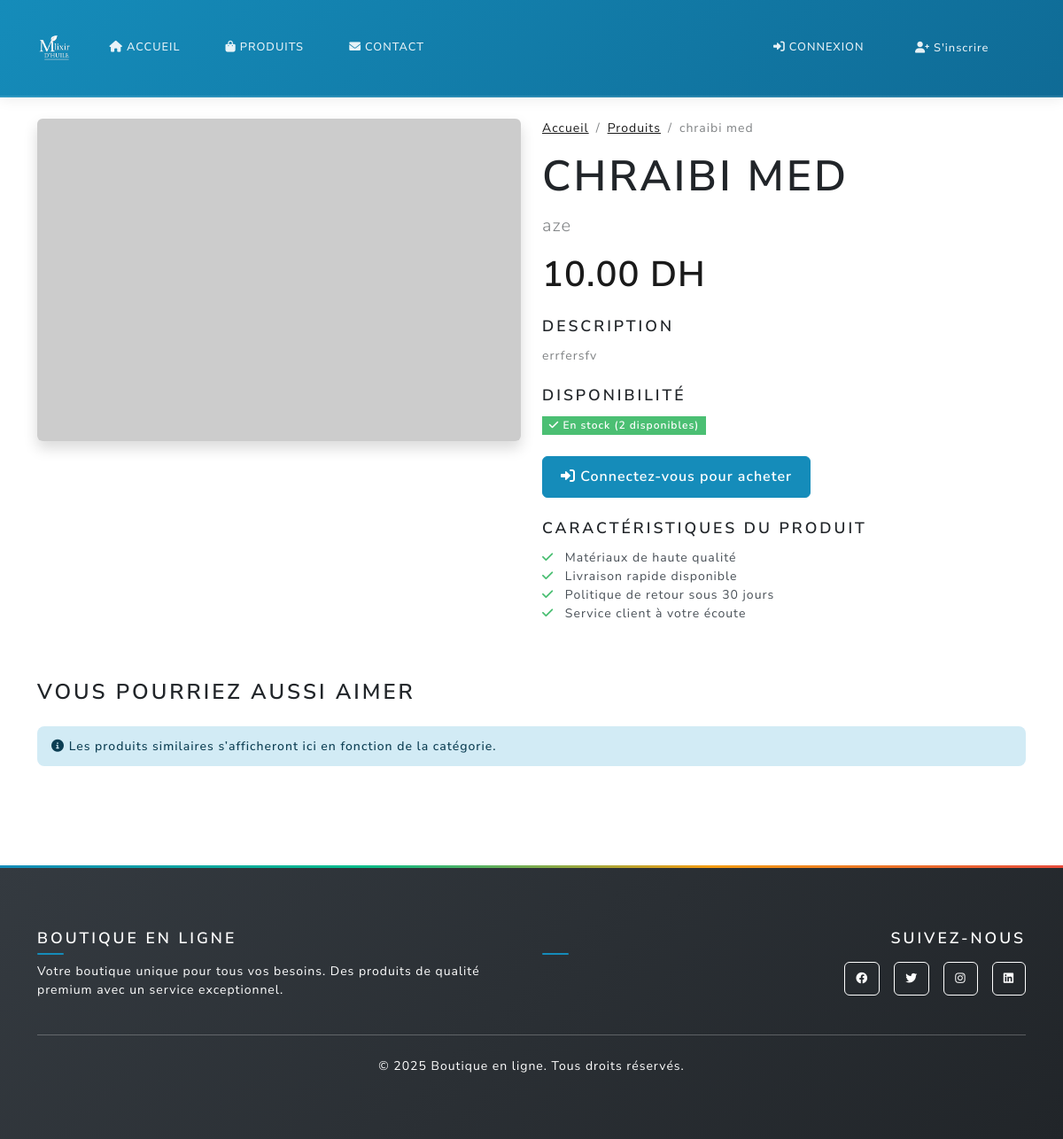
Page /product/9 on the earlier database version.
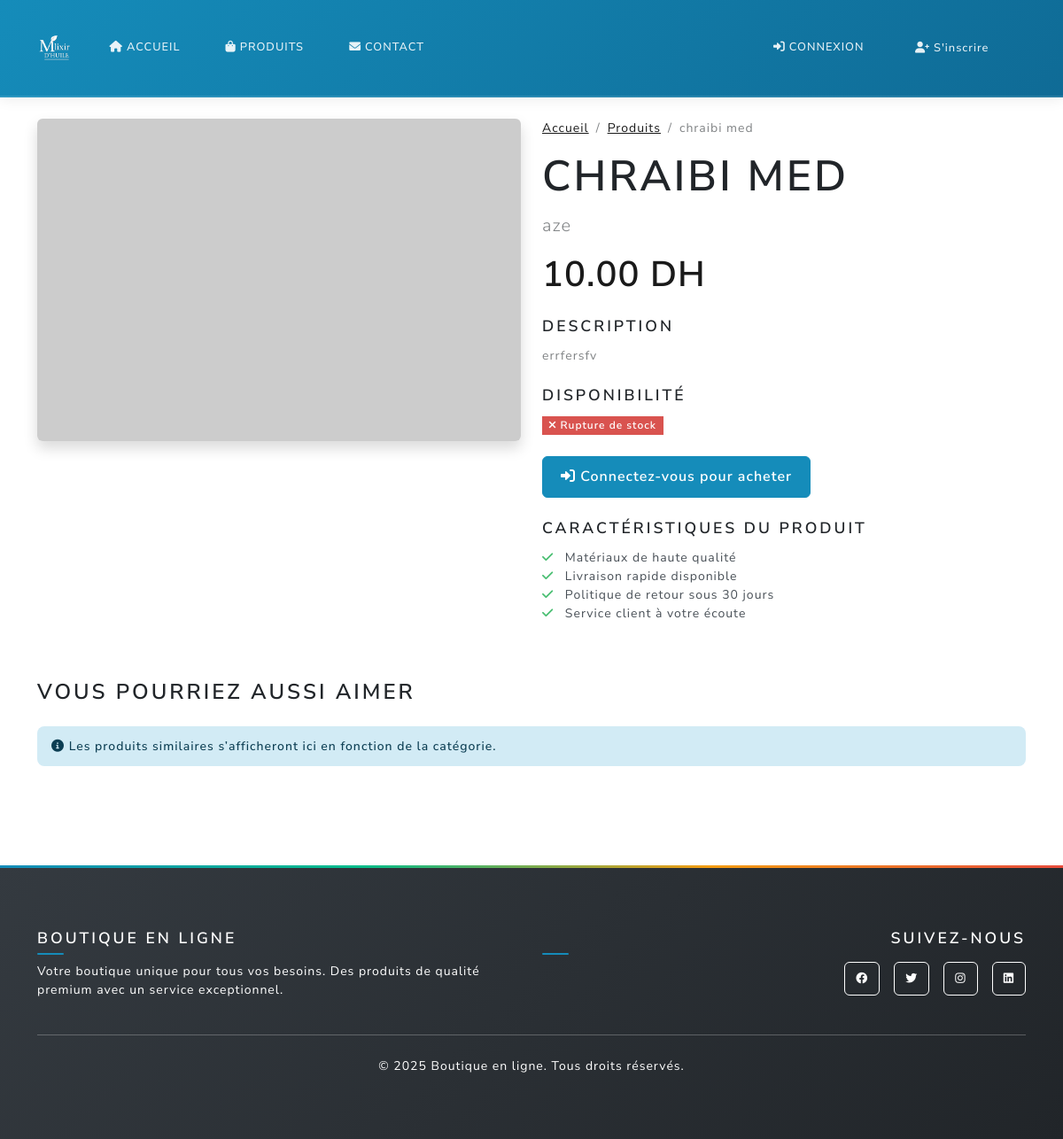
Same page on the later database version.
### main.py (models this page shows)
class Product(db.Model):
    id = db.Column(db.Integer, primary_key=True)
    name = db.Column(db.String(100), nullable=False)
    description = db.Column(db.Text, nullable=False)
    price = db.Column(db.Float, nullable=False)
    image_url = db.Column(db.String(200), default='https://via.placeholder.com/300x200')
    stock = db.Column(db.Integer, default=0)
    category = db.Column(db.String(50), nullable=False)

### main.py (the view)
@app.route('/product/<int:product_id>')
def product_detail(product_id):
    product = Product.query.get_or_404(product_id)
    return render_template('product_detail.html', product=product)

### main.py (called while the page is built, shortened)
@app.context_processor
def inject_cart_count():
    return {'cart_count': 0, 'cart_total_quantity': 0}

def get_shipping_settings():
    settings = ShippingSettings.query.first()
    return settings

@app.context_processor
def inject_shipping_settings():
    try:
        settings = get_shipping_settings()
        return {
            'shipping_settings': settings,
            'free_shipping_threshold': settings.free_shipping_threshold,
            'standard_shipping_cost': settings.standard_shipping_cost,
            'tax_rate': settings.tax_rate,
            'currency': settings.currency
        }
    except:
        return {
            'shipping_settings': None,
            'free_shipping_threshold': 500,
            'standard_shipping_cost': 30,
            'tax_rate': 0.2,
            'currency': 'DH'
        }

@app.context_processor
def inject_admin_stats():
    return {'unread_contacts_count': 0, 'pending_responses_count': 0}

### templates/product_detail.html (shortened to what this page needs)
{% extends "base.html" %}
{% block content %}
<div class="container py-4">
  <div class="row">
    <div class="col-md-6">
      <img
        src="{{ product.image_url }}"
        class="img-fluid rounded shadow"
        alt="{{ product.name }}"
      />
    </div>
    <div class="col-md-6">
      <nav aria-label="breadcrumb">
        <ol class="breadcrumb">
          <li class="breadcrumb-item">
            <a href="{{ url_for('home') }}">Accueil</a>
          </li>
          <li class="breadcrumb-item">
            <a href="{{ url_for('products') }}">Produits</a>
          </li>
          <li class="breadcrumb-item active" aria-current="page">
            {{ product.name }}
          </li>
        </ol>
      </nav>
      <h1 class="display-5 fw-bold">{{ product.name }}</h1>
      <p class="lead text-muted">{{ product.category }}</p>
      <div class="mb-4">
        <span class="display-6 text-primary fw-bold">
          {{ "%.2f"|format(product.price) }} DH
        </span>
      </div>
      <div class="mb-4">
        <h5>Description</h5>
        <p class="text-muted">{{ product.description }}</p>
      </div>
      <div class="mb-4">
        <h5>Disponibilité</h5>
        {% if product.stock > 0 %}
        <span class="badge bg-success fs-6">
          <i class="fas fa-check"></i> En stock ({{ product.stock }} disponibles)
        </span>
        {% else %}
        <span class="badge bg-danger fs-6">
          <i class="fas fa-times"></i> Rupture de stock
        </span>
        {% endif %}
      </div>
      <div class="d-grid gap-2 d-md-flex">
        {% if current_user.is_authenticated %}
          {% if product.stock > 0 %}
          <a
            href="{{ url_for('add_to_cart', product_id=product.id) }}"
            class="btn btn-primary btn-lg me-md-2"
          >
            <i class="fas fa-cart-plus"></i> Ajouter au panier
          </a>
          <a href="{{ url_for('checkout') }}" class="btn btn-success btn-lg">
            <i class="fas fa-bolt"></i> Acheter maintenant
          </a>
          {% else %}
          <button class="btn btn-secondary btn-lg" disabled>
            <i class="fas fa-times"></i> Indisponible
          </button>
          {% endif %}
        {% else %}
        <a href="{{ url_for('login') }}" class="btn btn-primary btn-lg">
          <i class="fas fa-sign-in-alt"></i> Connectez-vous pour acheter
        </a>
        {% endif %}
      </div>
      <div class="mt-4">
        <h5>Caractéristiques du produit</h5>
        <ul class="list-unstyled">
          <li>
            <i class="fas fa-check text-success me-2"></i> Matériaux de haute qualité
          </li>
          <li>
            <i class="fas fa-check text-success me-2"></i> Livraison rapide disponible
          </li>
          <li>
            <i class="fas fa-check text-success me-2"></i> Politique de retour sous 30 jours
          </li>
          <li>
            <i class="fas fa-check text-success me-2"></i> Service client à votre écoute
          </li>
        </ul>
      </div>
    </div>
  </div>
  <div class="row mt-5">
    <div class="col-12">
      <h3 class="mb-4">Vous pourriez aussi aimer</h3>
    </div>
    <div class="col-12">
      <div class="alert alert-info">
        <i class="fas fa-info-circle"></i>
        Les produits similaires s’afficheront ici en fonction de la catégorie.
      </div>
    </div>
  </div>
</div>
{% endblock %}

Differences in the rows shown:
changed Product "CHRAIBI MED": stock "2" → (not shown)
Other differences:
text no longer shown: "En stock ( disponibles)"
text now shown: "Rupture de stock"
